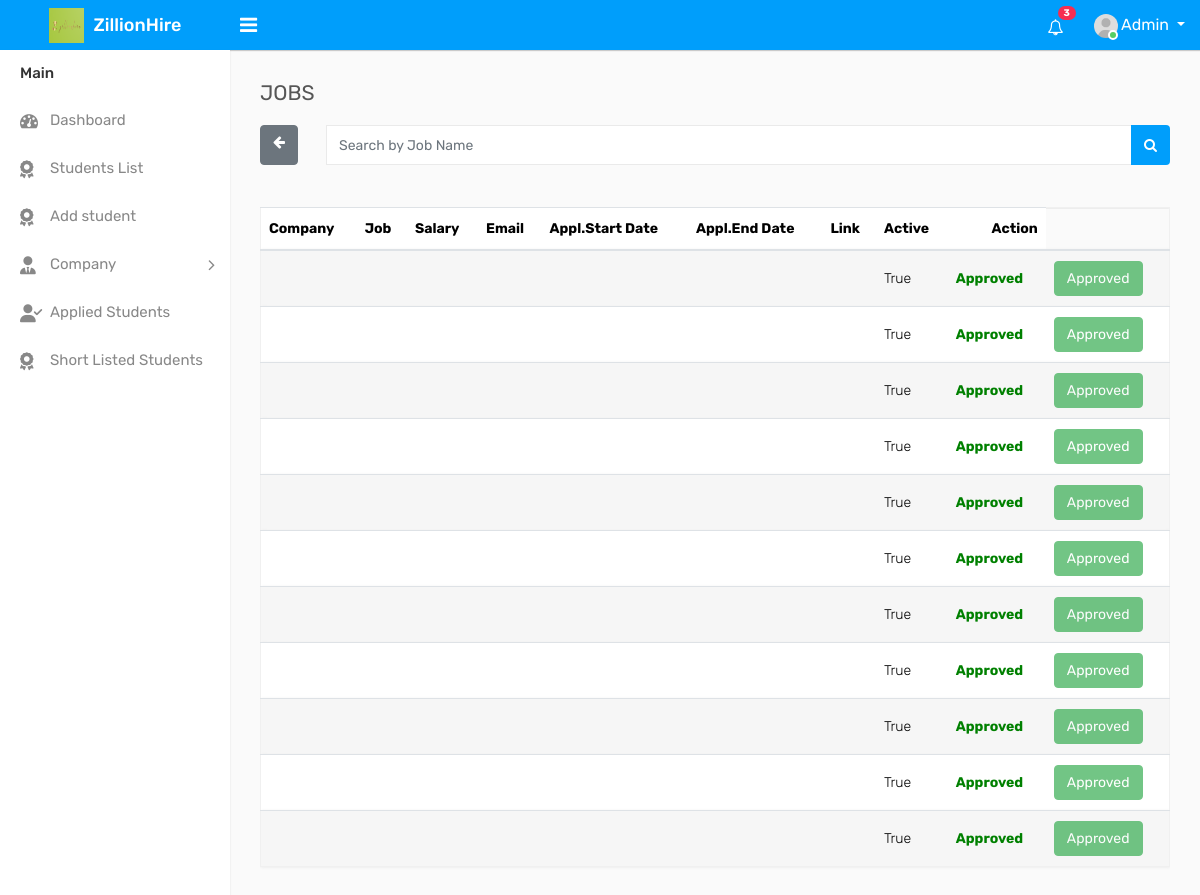
Page /adsearch_company on the committed database.
### website/models.py (models this page shows)
class CompanyProfile(models.Model):
    APPROVED = 'approved'
    REJECTED = 'rejected'
    PENDING = 'pending'
    APPROVAL_CHOICES = [
        (APPROVED, 'Approved'),
        (REJECTED, 'Rejected'),
        (PENDING, 'Pending'),
    ]
    user = models.OneToOneField(User, on_delete=models.CASCADE)
    companyname = models.CharField(max_length=100, default=" ")
    contact = models.CharField(max_length=15,blank=True)
    addressline1 = models.CharField(max_length=100, blank=True)
    website = models.CharField(max_length=100,blank=True)
    companydp=models.ImageField(upload_to='images/',blank= True,null=True)
    reset_password = models.CharField(max_length=128, null=True, blank=True)  # New field for reset password
    is_approved = models.CharField(
        max_length=10,
        choices=APPROVAL_CHOICES,
        default=PENDING,
    )
    is_active= models.BooleanField(default=True)
    def __str__(self):
        return self.companyname

### website/views.py (the view)
# urls.py: path('adsearch_company', adsearch_company, name='adsearch_company'),
def adsearch_company(request):
    companysname = request.GET.get('companysname', '')
    print("Search query:", companysname)
    job_list = CompanyProfile.objects.filter(companyname__icontains=companysname)
    print("Company list:", job_list)
    return render(request, 'admin/admin_jobtable.html', {'job_list': job_list})

### templates/admin/admin_jobtable.html (shortened to what this page needs)
<!DOCTYPE html>
{% load static %}
<html lang="en">
<head>
    <link rel="stylesheet" type="text/css" href="{% static 'assets_admin/css/bootstrap.min.css'%}">
    <link rel="stylesheet" href="https://cdnjs.cloudflare.com/ajax/libs/font-awesome/5.15.3/css/all.min.css">
    <link rel="stylesheet" href="https://cdnjs.cloudflare.com/ajax/libs/font-awesome/6.3.0/css/all.min.css">
    <link rel="stylesheet" type="text/css" href="{% static 'assets_admin/css/font-awesome.min.css'%}">
    <link rel="stylesheet" type="text/css" href="{% static 'assets_admin/css/select2.min.css'%}">
    <link rel="stylesheet" type="text/css" href="{% static 'assets_admin/css/bootstrap-datetimepicker.min.css'%}">
    <link rel="stylesheet" type="text/css" href="{% static 'assets_admin/css/style.css'%}">
</head>
<body>
    <div class="main-wrapper">
                <div class="header">
                    <div class="header-left">
                        <a href="{% url 'admin_index2' %}" class="logo">
                            <img src="{% static 'assets_admin/img/logo.png' %}" width="35" height="35" alt=""> <span>ZillionHire</span>
                        </a>
                    </div>
                    <a id="toggle_btn" href="javascript:void(0);"><i class="fa fa-bars"></i></a>
                    <ul class="nav user-menu float-right">
                        <li class="nav-item dropdown d-none d-sm-block">
                            <a href="#" class="dropdown-toggle nav-link" data-toggle="dropdown"><i class="fa fa-bell-o"></i> <span class="badge badge-pill bg-danger float-right">3</span></a>
                        </li>
                        <li class="nav-item dropdown has-arrow">
                            <a href="#" class="dropdown-toggle nav-link user-link" data-toggle="dropdown">
                                <span class="user-img">
                                    <img class="rounded-circle" src="{% static 'assets_admin/img/user.jpg' %}" width="24" alt="Admin">
                                    <span class="status online"></span>
                                </span>
                                <span>Admin</span>
                            </a>
                        </li>
                    </ul>
                </div>
                <div class="sidebar" id="sidebar">
                    <div class="sidebar-inner slimscroll">
                        <div id="sidebar-menu" class="sidebar-menu">
                            <ul>
                                <li class="menu-title">Main</li>
                        <li >
                            <a href="{% url 'admin_index2' %}"><i class="fa fa-dashboard"></i> <span>Dashboard</span></a>
                        </li>
                        <li>
                            <a href="{% url 'ad_studentlist' %}"><i class="fa-solid fa-award"></i> <span> Students List</span></a>
                        </li>
                        <li>
                            <a href="{% url 'admin_addstudents' %}"><i class="fa-solid fa-award"></i> <span>Add student</span></a>
                        </li>
                        <li  class="submenu" class="active">
                            <a href="#"><i class="fas fa-user-tie"></i> <span> Company </span> <span class="menu-arrow"></span></a>
                        </li>
                        <li>
                            <a href="{% url 'adminappstudents' %}"><i class="fa-solid fa-user-check"></i> <span>Applied Students</span></a>
                        </li>
                        <li>
                            <a href="{% url 'adminappstudents' %}"><i class="fa-solid fa-award"></i> <span>Short Listed Students</span></a>
                        </li>
                            </ul>
                        </div>
                    </div>
                </div>
                    <div class="page-wrapper">
                        <div class="content">
                            <div class="row">
                                <div class="col-sm-4 col-3">
                                    <h4 class="page-title">JOBS</h4>
                                </div>
                            </div>
                            <div class="row">
                                <div class="col-md-12">
                                    <form id="search-form" method="GET" action="{% url 'search_job' %}">
                                        <div class="input-group">
                                            <a href="{% url 'jobslist' %}" class="btn btn-secondary"><i class="fa fa-arrow-left"></i></a>&ensp;&ensp;&ensp;&ensp;
                                            <input type="text" class="form-control" name="jobsname" placeholder="Search by Job Name">
                                            <div class="input-group-append">
                                                <button class="btn btn-primary" type="submit"><i class="fa fa-search"></i> </button>
                                            </div>
                                        </div>
                                    </form>
                                </div>
                            </div><br><br>
                            <div class="row">
                                <div class="col-md-12">
                                    <div class="table-responsive">
                                        <table class="table table-striped custom-table">
                                            <thead>
                                                <tr>
                                                    <th>Company</th>
                                                    <th>Job</th>
                                                    <th>Salary</th>
                                                    <th>Email</th>
                                                    <th>Appl.Start Date</th>
                                                    <th>Appl.End Date</th>
                                                    <th>Link</th>
                                                    <th>Active</th>
                                                    <th class="text-right">Action</th>
                                                </tr>
                                            </thead>
                                            <tbody>
                                                <tbody>
                                                    {% for job in job_list %}
                                                    <tr>
                                                        <td>{{ job.cname }}</td>
                                                        <td>{{ job.jname }}</td>
                                                        <td>{{ job.salary }}</td>
                                                        <td>{{ job.email }}</td>
                                                        <td>{{ job.sdate }}</td>
                                                        <td>{{ job.edate }}</td>
                                                        <td>{{ job.link }}</td>
                                                        <td>{{ job.is_active }}</td>
                                                        <td>
                                                            {% if job.is_approved == 'pending' %}
                                                            <span class="not-approved">Not Approved</span>
                                                            {% else %}
                                                            <span class="approved">Approved</span>
                                                            {% endif %}
                                                          </td>
                                                        <td>
                                                            {% if job.is_approved == 'pending' %}
                                                            <form method="post" action="{% url 'approved_jobs' job.id %}">
                                                                {% csrf_token %}
                                                                <button type="submit" class="btn btn-success">Approve</button>
                                                            </form>
                                                            {% else %}
                                                            <button disabled="" type="button" class="btn btn-success">Approved</button>
                                                            {% endif %}
                                                        </td>
                                                    </tr>
                                                    {% endfor %}
                                                </tbody>
                                            </tbody>
                                        </table>
                                    </div>
                                </div>
                            </div>
                        </div>
    </div>
                  </body>
</html>

### templates/admin/admin_jobtable.html (style rules this page uses)
.approved { font-weight: bold; color: green; }

### rows in the picture
CompanyProfile: is_active "True", is_approved "Approved"
CompanyProfile: is_active "True", is_approved "Approved"
CompanyProfile: is_active "True", is_approved "Approved"
CompanyProfile: is_active "True", is_approved "Approved"
CompanyProfile: is_active "True", is_approved "Approved"
CompanyProfile: is_active "True", is_approved "Approved"
CompanyProfile: is_active "True", is_approved "Approved"
CompanyProfile: is_active "True", is_approved "Approved"
CompanyProfile: is_active "True", is_approved "Approved"
CompanyProfile: is_active "True", is_approved "Approved"
CompanyProfile: is_active "True", is_approved "Approved"
